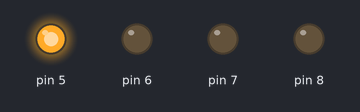
A sketch run on a simulated Arduino Uno, built with avr-gcc and run on an emulated ATmega328P. Parts: output pins drawn as LEDs (lit = HIGH).

Above: at 0.2 s.
At 1.2 s:
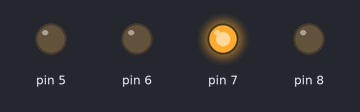
At 2.7 s:
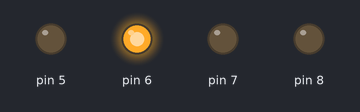
At 3.7 s:
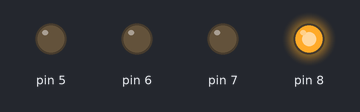
Timing chart, 0 to 4.6 s (numbered marks = the images above):
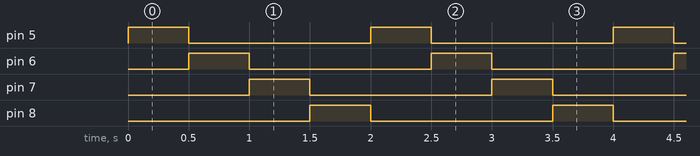

Measured:
- by itself, pin 5–8: alternates HIGH for 0.50 s and LOW for 1.5 s
- by itself, everything shown: repeats every 2.0 s, in 5 steps

The sketch:

Exp2.ino
```cpp
void setup()
{
  pinMode(5, OUTPUT);
  pinMode(6, OUTPUT);
  pinMode(7, OUTPUT);
  pinMode(8, OUTPUT);
}
void loop()
{
  for(int i=5;i<=8;i++)
  {
     digitalWrite(i,HIGH);
  	 delay(500);
  	 digitalWrite(i,LOW);

  }
}
```
